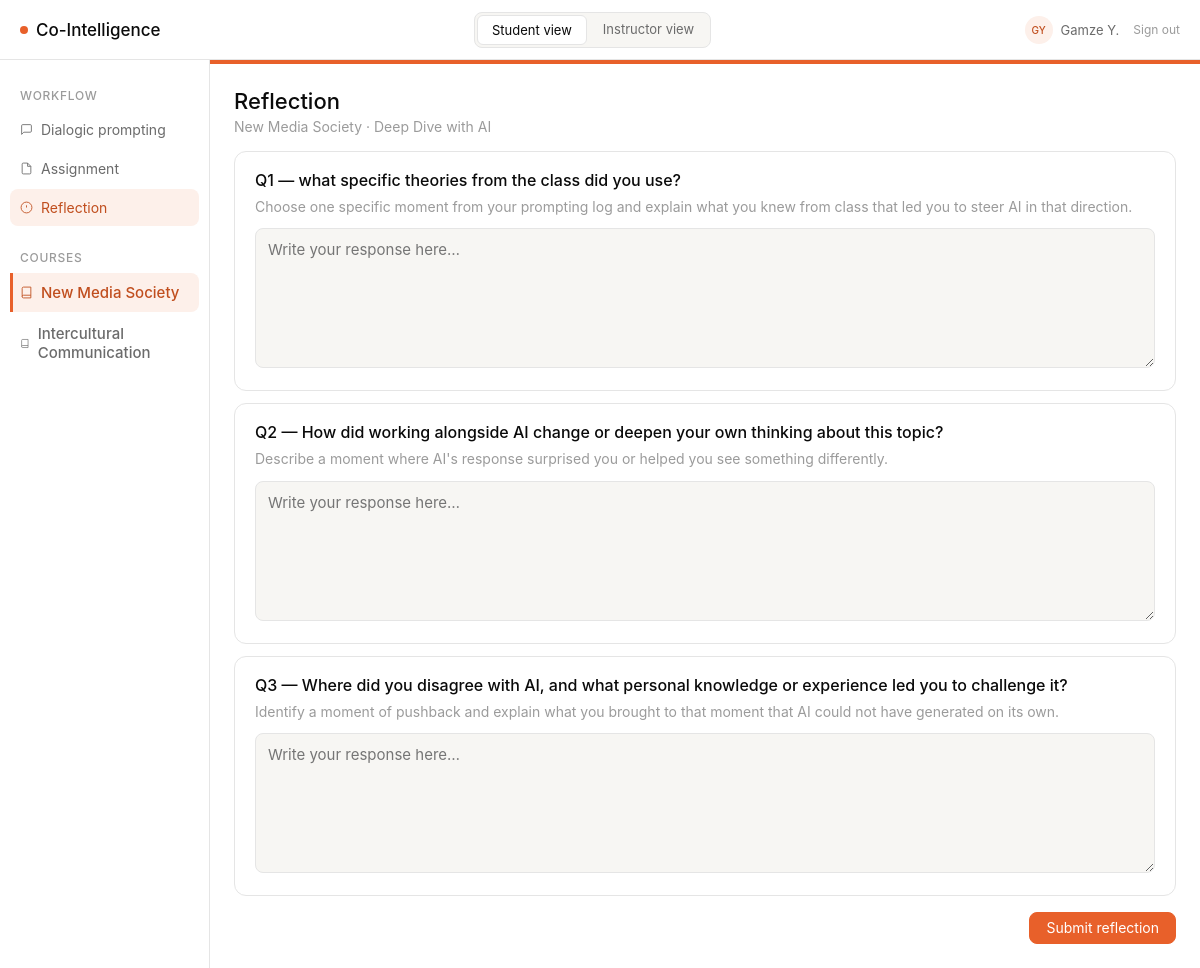
Page /student/reflection (signed in) on the committed database.
### models/models.py (models this page shows, shortened)
class User(db.Model, UserMixin):
    __tablename__ = "users"
    id = db.Column(db.Integer, primary_key=True)
    role = db.Column(db.String(20), nullable=False, default="student")  # instructor | student | dev
    display_name = db.Column(db.String(100), nullable=False)
    is_dev = db.Column(db.Boolean, nullable=False, default=False)

class Course(db.Model):
    __tablename__ = "courses"
    id = db.Column(db.Integer, primary_key=True)
    name = db.Column(db.String(200), nullable=False)
    learning_objective = db.Column(db.Text, nullable=False)
    required_concepts = db.Column(db.JSON, nullable=False, default=list)
    output_modalities = db.Column(db.JSON, nullable=False, default=list)
    min_exchanges = db.Column(db.Integer, nullable=False, default=5)
    color = db.Column(db.String(20), nullable=False, default="#E8602A")
    color_light = db.Column(db.String(20), nullable=False, default="#FDF0EA")
    color_text = db.Column(db.String(20), nullable=False, default="#C04E1E")
    color_hover = db.Column(db.String(20), nullable=False, default="#d4521f")
    assignments = db.relationship("Assignment", back_populates="course")
    students = db.relationship("Student", back_populates="course")

class Assignment(db.Model):
    __tablename__ = "assignments"
    id = db.Column(db.Integer, primary_key=True)
    course_id = db.Column(db.Integer, db.ForeignKey("courses.id"), nullable=False)
    title = db.Column(db.String(200), nullable=False)
    description = db.Column(db.Text, nullable=False)
    due_date = db.Column(db.DateTime, nullable=True)
    modality = db.Column(db.String(100), nullable=True)
    instructions = db.Column(db.Text, nullable=True)
    sections_config = db.Column(db.JSON, nullable=True)
    concepts_required = db.Column(db.Boolean, nullable=False, default=False)
    required_concepts = db.Column(db.JSON, nullable=False, default=list)
    archetype = db.Column(db.String(50), nullable=False, default="challenger")
    contribution_level = db.Column(db.String(50), nullable=False, default="thinking_partner")
    phase_1_end = db.Column(db.Integer, nullable=False, default=3)
    phase_2_end = db.Column(db.Integer, nullable=False, default=6)
    sidebar_mode = db.Column(db.String(50), nullable=False, default="prescriptive")
    behavioral_emphasis = db.Column(db.String(50), nullable=False, default="balanced")
    supplementary_instructions = db.Column(db.Text, nullable=False, default="")
    course = db.relationship("Course", back_populates="assignments")
    exchanges = db.relationship("PromptExchange", back_populates="assignment")
    reflections = db.relationship("Reflection", back_populates="assignment")
    outputs = db.relationship("Output", back_populates="assignment")
    assessment_scores = db.relationship("AssessmentScore", back_populates="assignment")
    session_summaries = db.relationship("SessionSummary", back_populates="assignment")

class ReflectionConfig(db.Model):
    __tablename__ = "reflection_configs"
    id = db.Column(db.Integer, primary_key=True)
    assignment_id = db.Column(db.Integer, db.ForeignKey("assignments.id"), nullable=False, unique=True)
    question_1 = db.Column(db.Text, nullable=False)
    question_2 = db.Column(db.Text, nullable=False)
    question_3 = db.Column(db.Text, nullable=False)
    hint_1 = db.Column(db.Text, nullable=True)
    hint_2 = db.Column(db.Text, nullable=True)
    hint_3 = db.Column(db.Text, nullable=True)
    updated_at = db.Column(db.DateTime, default=datetime.utcnow)
    assignment = db.relationship("Assignment")

### routes/student_routes.py (the view, shortened to what this page needs)
@student_bp.route("/reflection", methods=["GET", "POST"])
def reflection():
    student, assignment, course = _get_context()
    existing = Reflection.query.filter_by(
        student_id=student.id, assignment_id=assignment.id
    ).first()
    cfg = ReflectionConfig.query.filter_by(assignment_id=assignment.id).first()
    if cfg:
        questions = {
            "question_1": cfg.question_1,
            "question_2": cfg.question_2,
            "question_3": cfg.question_3,
            "hint_1": cfg.hint_1 or "",
            "hint_2": cfg.hint_2 or "",
            "hint_3": cfg.hint_3 or "",
        }
    else:
        questions = {k: (v or "") for k, v in DEFAULT_REFLECTION_QUESTIONS.items()}
    return render_template(
        "student/reflection.html",
        student=student,
        assignment=assignment,
        course=course,
        existing=existing,
        questions=questions,
    )

### routes/student_routes.py (called while the page is built, shortened)
@student_bp.before_request
def require_student_access():
    if not current_user.is_authenticated:
        return redirect(url_for("login"))
    if current_user.role not in ("student", "instructor", "dev"):
        return redirect(url_for("login"))

def _get_context():
    from flask_login import current_user
    course_id = session.get("course_id")
    if course_id:
        course = Course.query.get(course_id)
    else:
        course = Course.query.first()
        if course:
            session["course_id"] = course.id
    if not course:
        return None, None, None
    student = Student.query.filter_by(name="Alex M.", course_id=course.id).first()
    assignment = Assignment.query.filter_by(course_id=course.id).first()
    return student, assignment, course

### templates/student/reflection.html (shortened to what this page needs)
{% extends "base.html" %}
{% block sidebar %}
<nav class="sidebar">
  <div class="sidebar-section">Workflow</div>
  <a href="{{ url_for('student.prompting') }}"
     class="sidebar-item{% if request.endpoint == 'student.prompting' %} active{% endif %}">
    <svg width="13" height="13" fill="none" stroke="currentColor" stroke-width="1.6" viewBox="0 0 24 24"><path d="M21 15a2 2 0 0 1-2 2H7l-4 4V5a2 2 0 0 1 2-2h14a2 2 0 0 1 2 2z"/></svg>
    Dialogic prompting
  </a>
  <a href="{{ url_for('student.assignment') }}"
     class="sidebar-item{% if request.endpoint == 'student.assignment' %} active{% endif %}">
    <svg width="13" height="13" fill="none" stroke="currentColor" stroke-width="1.6" viewBox="0 0 24 24"><path d="M14 2H6a2 2 0 0 0-2 2v16a2 2 0 0 0 2 2h12a2 2 0 0 0 2-2V8z"/><polyline points="14 2 14 8 20 8"/></svg>
    Assignment
  </a>
  <a href="{{ url_for('student.reflection') }}"
     class="sidebar-item{% if request.endpoint == 'student.reflection' %} active{% endif %}">
    <svg width="13" height="13" fill="none" stroke="currentColor" stroke-width="1.6" viewBox="0 0 24 24"><circle cx="12" cy="12" r="10"/><line x1="12" y1="8" x2="12" y2="12"/><line x1="12" y1="16" x2="12.01" y2="16"/></svg>
    Reflection
  </a>
  {% include "_course_nav.html" %}
</nav>
{% endblock %}
{% block content %}
<div style="margin-bottom:16px;">
  <h1 class="page-title">Reflection</h1>
  <div class="page-sub">{{ course.name }} &middot; {{ assignment.title }}</div>
</div>
<div class="card q-card">
  <div class="q-label">Q1 — {{ questions['question_1'] }}</div>
  {% if questions['hint_1'] %}<div class="q-hint">{{ questions['hint_1'] }}</div>{% endif %}
  <textarea id="q1" rows="5" placeholder="Write your response here…">{{ existing.question_1 if existing else '' }}</textarea>
</div>
<div class="card q-card">
  <div class="q-label">Q2 — {{ questions['question_2'] }}</div>
  {% if questions['hint_2'] %}<div class="q-hint">{{ questions['hint_2'] }}</div>{% endif %}
  <textarea id="q2" rows="5" placeholder="Write your response here…">{{ existing.question_2 if existing else '' }}</textarea>
</div>
<div class="card q-card">
  <div class="q-label">Q3 — {{ questions['question_3'] }}</div>
  {% if questions['hint_3'] %}<div class="q-hint">{{ questions['hint_3'] }}</div>{% endif %}
  <textarea id="q3" rows="5" placeholder="Write your response here…">{{ existing.question_3 if existing else '' }}</textarea>
</div>
<div class="action-row">
  <button class="btn btn-primary" id="submit-btn"
    onclick="submitReflectionForm('{{ url_for('student.reflection') }}')">
    {% if existing %}Update reflection{% else %}Submit reflection{% endif %}
  </button>
</div>
{% endblock %}

### templates/base.html (shortened to what this page needs)
<!DOCTYPE html>
<html lang="en">
<head>
  <link rel="stylesheet" href="{{ url_for('static', filename='style.css') }}" />
  <link rel="stylesheet" href="https://cdn.jsdelivr.net/npm/@tabler/icons-webfont@latest/tabler-icons.min.css" />
</head>
<body>
{% set is_student    = request.path.startswith('/student') %}
{% set is_instructor = request.path.startswith('/instructor') %}
{% if current_user.is_authenticated %}
  {% set _display = current_user.display_name %}
  {% set _parts   = _display.split() %}
  {% set _initials = (_parts[0][0] + (_parts[1][0] if _parts|length > 1 else ''))|upper %}
{% elif is_student %}
  {% set _display  = "Alex M." %}
  {% set _initials = "AM" %}
{% else %}
  {% set _display  = "Instructor" %}
  {% set _initials = "IN" %}
{% endif %}
<div class="app">
  <div class="topbar">
    <a class="logo" href="/">
      <span class="logo-dot"></span>
      Co-Intelligence
    </a>
    <div class="topbar-toggles">
      {% if current_user.is_authenticated and current_user.role == 'student' %}
        <span class="topbar-toggle active" style="cursor:default;">Student view</span>
      {% else %}
        <a href="{{ url_for('student.prompting') }}"
           class="topbar-toggle{% if is_student %} active{% endif %}">
          Student view
        </a>
        <a href="{{ url_for('instructor.dashboard') }}"
           class="topbar-toggle{% if is_instructor %} active{% endif %}">
          Instructor view
        </a>
      {% endif %}
    </div>
    <div class="topbar-user">
      <div class="user-avatar">{{ _initials }}</div>
      <span class="user-name">{{ _display }}</span>
      <a href="{{ url_for('logout') }}"
         style="font-size:12px;color:var(--text-tertiary);text-decoration:none;margin-left:6px;">
        Sign out
      </a>
    </div>
  </div>
  <div class="main">
    {% block sidebar %}{% endblock %}
    <div class="content">
      {% block content %}{% endblock %}
    </div>
  </div>
</div>
</body>
</html>

### templates/_course_nav.html
{% if all_courses and all_courses | length > 1 %}
<div class="sidebar-section" style="margin-top:8px;">Courses</div>
{% for c in all_courses %}
<a href="{{ url_for('switch_course', course_id=c.id) }}"
   class="sidebar-item{% if c.id == current_course_id %} active{% endif %}"
   style="font-size:15px;font-weight:500;{% if c.id == current_course_id %}border-left:3px solid {{ course_color }};border-radius:0 8px 8px 0;padding-left:7px;{% endif %}">
  <svg width="13" height="13" fill="none" stroke="currentColor" stroke-width="1.6" viewBox="0 0 24 24">
    <path d="M4 19.5A2.5 2.5 0 0 1 6.5 17H20"/><path d="M6.5 2H20v20H6.5A2.5 2.5 0 0 1 4 19.5v-15A2.5 2.5 0 0 1 6.5 2z"/>
  </svg>
  {{ c.name }}
</a>
{% endfor %}
{% endif %}

### static/style.css (style rules this page uses)
:root { --bg-primary: #ffffff; --bg-surface: #f7f6f3; --bg-orange-light: #FDF0EA; --text-primary: #0a0a0a; --text-secondary: #6b6b6b; --text-tertiary: #9b9b9b; --text-orange: #C04E1E; --accent: #E8602A; --border: #e5e5e5; --pill-green-bg: #e8f5ee; --pill-green-text: #1a7a45; --pill-amber-bg: #fef3e2; --pill-amber-text: #92580a; }
*, *::before, *::after { box-sizing: border-box; margin: 0; padding: 0; }
body { font-family: -apple-system, BlinkMacSystemFont, "Inter", system-ui, sans-serif; font-size: 16px; font-weight: 400; color: var(--text-primary); background: var(--bg-primary); -webkit-font-smoothing: antialiased; }
.app { display: flex; flex-direction: column; min-height: 100vh; }
.topbar { height: 60px; border-bottom: 1px solid var(--border); display: flex; align-items: center; justify-content: space-between; padding: 0 20px; background: var(--bg-primary); }
.logo { font-size: 17px; font-weight: 500; display: flex; align-items: center; gap: 8px; color: var(--text-primary); text-decoration: none; }
.logo-dot { width: 8px; height: 8px; border-radius: 50%; background: var(--accent); flex-shrink: 0; }
.main { display: flex; flex: 1; }
.sidebar { width: 210px; border-right: 1px solid var(--border); padding: 14px 10px; display: flex; flex-direction: column; gap: 2px; background: var(--bg-primary); }
.sidebar-section { font-size: 12px; font-weight: 500; letter-spacing: 0.06em; text-transform: uppercase; color: var(--text-tertiary); padding: 14px 10px 6px; }
.sidebar-item { display: flex; align-items: center; gap: 8px; padding: 10px 10px; border-radius: 8px; font-size: 14px; color: var(--text-secondary); cursor: pointer; text-decoration: none; }
.sidebar-item.active { background: var(--bg-orange-light); color: var(--text-orange); }
.content { flex: 1; padding: 24px; overflow: auto; }
.page-title { font-size: 22px; font-weight: 500; color: var(--text-primary); }
.page-sub { font-size: 14px; color: var(--text-tertiary); margin-top: 4px; }
.card { background: var(--bg-primary); border: 1px solid var(--border); border-radius: 12px; padding: 18px 20px; }
.btn { font-family: inherit; font-size: 14px; font-weight: 400; padding: 8px 16px; border-radius: 8px; border: 1px solid var(--border); background: transparent; color: var(--text-primary); cursor: pointer; display: inline-flex; align-items: center; gap: 6px; text-decoration: none; line-height: 1; }
.btn-primary { background: var(--accent); color: #fff; border-color: var(--accent); }
input, textarea, select { font-family: inherit; font-size: 15px; padding: 9px 12px; border-radius: 8px; border: 1px solid var(--border); background: var(--bg-surface); color: var(--text-primary); width: 100%; outline: none; }
textarea { resize: vertical; line-height: 1.6; }

### templates/base.html (style rules this page uses)
.topbar-toggles { display: flex; gap: 2px; background: var(--bg-surface); border: 1px solid var(--border); border-radius: 8px; padding: 2px; }
.topbar-toggle { font-size: 13px; padding: 6px 14px; border-radius: 6px; border: none; background: transparent; color: var(--text-secondary); cursor: pointer; text-decoration: none; font-family: inherit; transition: background .12s, color .12s; white-space: nowrap; }
.topbar-toggle.active { background: var(--bg-primary); color: var(--text-primary); border: 1px solid var(--border); }
.topbar-user { display: flex; align-items: center; gap: 8px; }
.user-avatar { width: 28px; height: 28px; border-radius: 50%; background: var(--bg-orange-light); color: var(--text-orange); font-size: 10px; font-weight: 500; display: flex; align-items: center; justify-content: center; flex-shrink: 0; }
.user-name { font-size: 13px; color: var(--text-secondary); }

### templates/student/reflection.html (style rules this page uses)
.q-card { margin-bottom:12px; }
.q-label { font-size:16px; font-weight:500; color:var(--text-primary); margin-bottom:6px; }
.q-hint { font-size:14px; color:var(--text-tertiary); line-height:1.6; margin-bottom:10px; }
.action-row { display:flex; gap:8px; justify-content:flex-end; margin-top:16px; }

### rows in the picture
User: display_name "Gamze Y."
Course: name "New Media Society"
Course: name "Intercultural Communication"
Assignment: title "Deep Dive with AI"
ReflectionConfig: question_1 "what specific theories from the class did you use?", hint_1 "Choose one specific moment from your prompting log and explain what you knew from class that led you to steer AI in that direction.", question_2 "How did working alongside AI change or deepen your own thinking about this topic?", hint_2 "Describe a moment where AI's response surprised you or helped you see something differently.", question_3 "Where did you disagree with AI, and what personal knowledge or experience led you to challenge it?", hint_3 "Identify a moment of pushback and explain what you brought to that moment that AI could not have generated on its own."

### other values in the picture
{{ _initials }} "GY"
